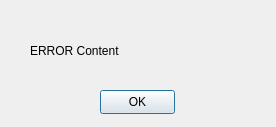
<?xml version="1.0" encoding="UTF-8"?>
<ui version="4.0">
 <class>ERRORDialog</class>
 <widget class="QDialog" name="ERRORDialog">
  <property name="geometry">
   <rect>
    <x>0</x>
    <y>0</y>
    <width>276</width>
    <height>127</height>
   </rect>
  </property>
  <property name="windowTitle">
   <string>ERRORDialog</string>
  </property>
  <widget class="QPushButton" name="pushButton">
   <property name="geometry">
    <rect>
     <x>100</x>
     <y>90</y>
     <width>75</width>
     <height>24</height>
    </rect>
   </property>
   <property name="text">
    <string>OK</string>
   </property>
  </widget>
  <widget class="QLabel" name="label">
   <property name="geometry">
    <rect>
     <x>30</x>
     <y>20</y>
     <width>221</width>
     <height>61</height>
    </rect>
   </property>
   <property name="minimumSize">
    <size>
     <width>221</width>
     <height>61</height>
    </size>
   </property>
   <property name="maximumSize">
    <size>
     <width>221</width>
     <height>16777215</height>
    </size>
   </property>
   <property name="text">
    <string>ERROR Content</string>
   </property>
  </widget>
 </widget>
 <layoutdefault spacing="6" margin="11"/>
 <resources/>
 <connections/>
</ui>
